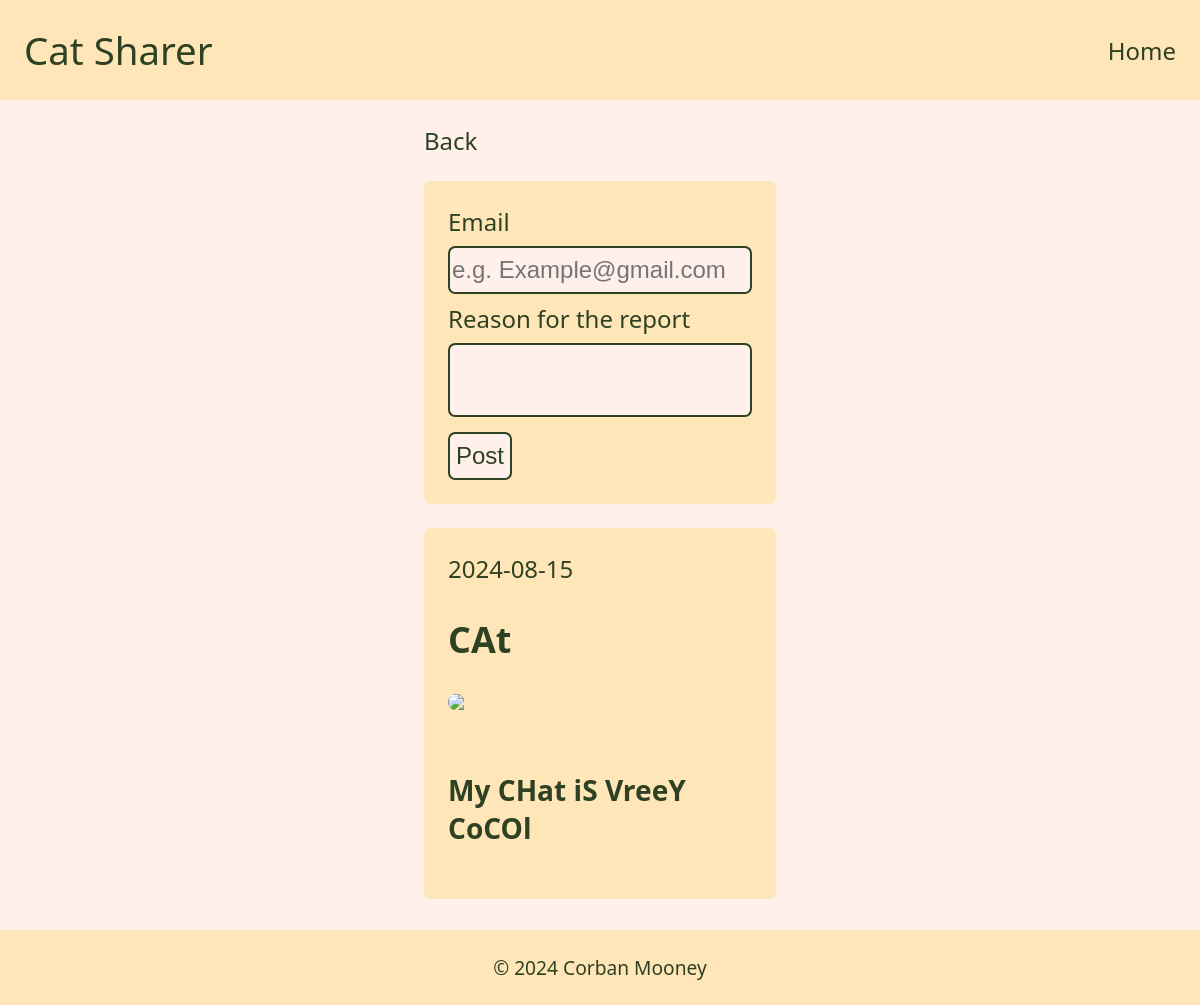
Screenshot of /site/formReport.php?id=22 with the database file from the repository.
### tables this page shows
CREATE TABLE `Uploads` (
  `id` bigint NOT NULL AUTO_INCREMENT,
  `title` varchar(50) NOT NULL,
  `image_data` longblob NOT NULL,
  `image_type` varchar(50) NOT NULL,
  `uploaded` date NOT NULL,
  `descript` varchar(250) NOT NULL,
  `pass` varchar(25) NOT NULL,
  PRIMARY KEY (`id`)
);

### site/formReport.php (the view, shortened to what this page needs)
<?php
include 'partials/top.php';
$postId = $_GET['id'] ?? '';
$db = connectToDB();
$query = 'SELECT id, title, uploaded, descript FROM Uploads WHERE id = ?';
try {
    $stmt = $db->prepare($query);
    $stmt->execute([$postId]);
    $post = $stmt->fetch();
}
catch (PDOException $e) {
    consoleLog($e->getMessage(), 'DB List Fetch', ERROR);
    die('There was an error getting data from the database');
}
echo '<a href="viewPost.php?id=' . $postId . '">Back</a> <br>';
?>
<form method = "post" action = <?php echo '"reportPost.php?id=' . $postId  . '"' ?> >
       <label>Email</label>
       <input name = 'email'
              type = 'email'
              placeholder = 'e.g. Example@gmail.com'
              required>
       <label>Reason for the report</label>
       <textarea name = 'reason'
              required></textarea>
       <input type="submit"
              value="Post" onclick="return confirm(`Report post? (This cannot be undone)`);">
</form>
<?php
echo '<ul id="post-view">';
echo $post['uploaded'];
echo '<h2> ' . $post['title'] . '</h2>';
echo '<img src="load-thing-image.php?id=' . $postId . '"><br>';
echo '<h3>' . $post['descript'] . '</h3>';
echo '</ul>';
include 'partials/bottom.php';

### site/css/styles.css (style rules this page uses)
* { box-sizing: border-box; }
html { font-family: system-ui, -apple-system, BlinkMacSystemFont, 'Segoe UI', Roboto, Oxygen, Ubuntu, Cantarell, 'Open Sans', 'Helvetica Neue', sans-serif; font-size: 24px; }
body { display: flex; background-color: #FFF0EB; color: #2F4123; margin: 0; min-height: 100vh; flex-direction: column; align-items: center; }
main a { color: #2F4123; text-decoration: none; }
ul { list-style: none; padding: 3px; width: max-content; margin: 1rem auto; }
#post-view { display: block; margin-bottom: 0.3rem; width: 100%; justify-content: center; gap: 0rem; background-color: #FFE6B8; border-radius: 0.3rem; list-style-type: none; margin-left: 0rem; text-decoration: none; padding: 1rem 1rem; word-wrap: break-word }
#post-view img { display: flex; width: 100%; border-radius: 0.3rem; }
form { width: 100%; max-width: 100%; margin: 1rem auto; padding: 1rem; background-color: #FFE6B8; border-radius: 0.3rem; }
form label { color: #2F4123; }
input[type=text], input[type=email], input[type=password] { width: 100%; height: 2rem; margin: 8px 0; box-sizing: border-box; border-radius: 0.3rem; background-color: #FFF0EB; color: #2F4123; outline: none; border: 2px solid #2F4123; max-width: 100%; }
input[type=submit] { width: auto; height: 2rem; box-sizing: border-box; border-radius: 0.3rem; background-color: #FFF0EB; color: #2F4123; outline: none; border: 2px solid #2F4123; }
textarea { width: 100%; height: auto; margin: 8px 0; box-sizing: border-box; border-radius: 0.3rem; background-color: #FFF0EB; color: #2F4123; outline: none; border: 2px solid #2F4123; font-size: inherit; font-family: inherit; resize: none; }
label { display: block; color: white; }
input, select { display: block; font-size: inherit; }

### rows the page displays
uploads: uploaded "2024-08-15", title "CAt", descript "My CHat iS VreeY CoCOl"

### other values shown
SITE_NAME "Cat Sharer"
